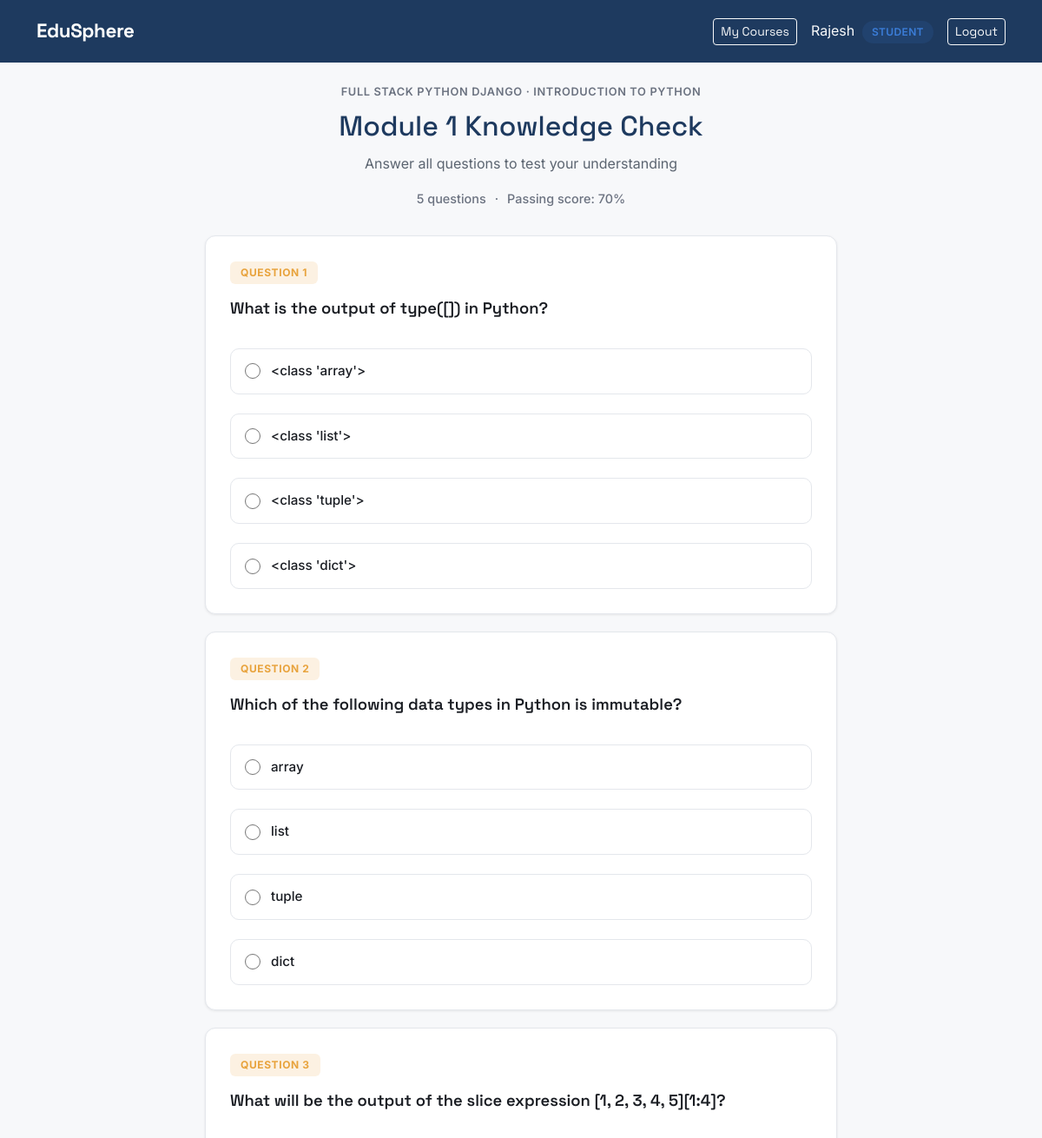
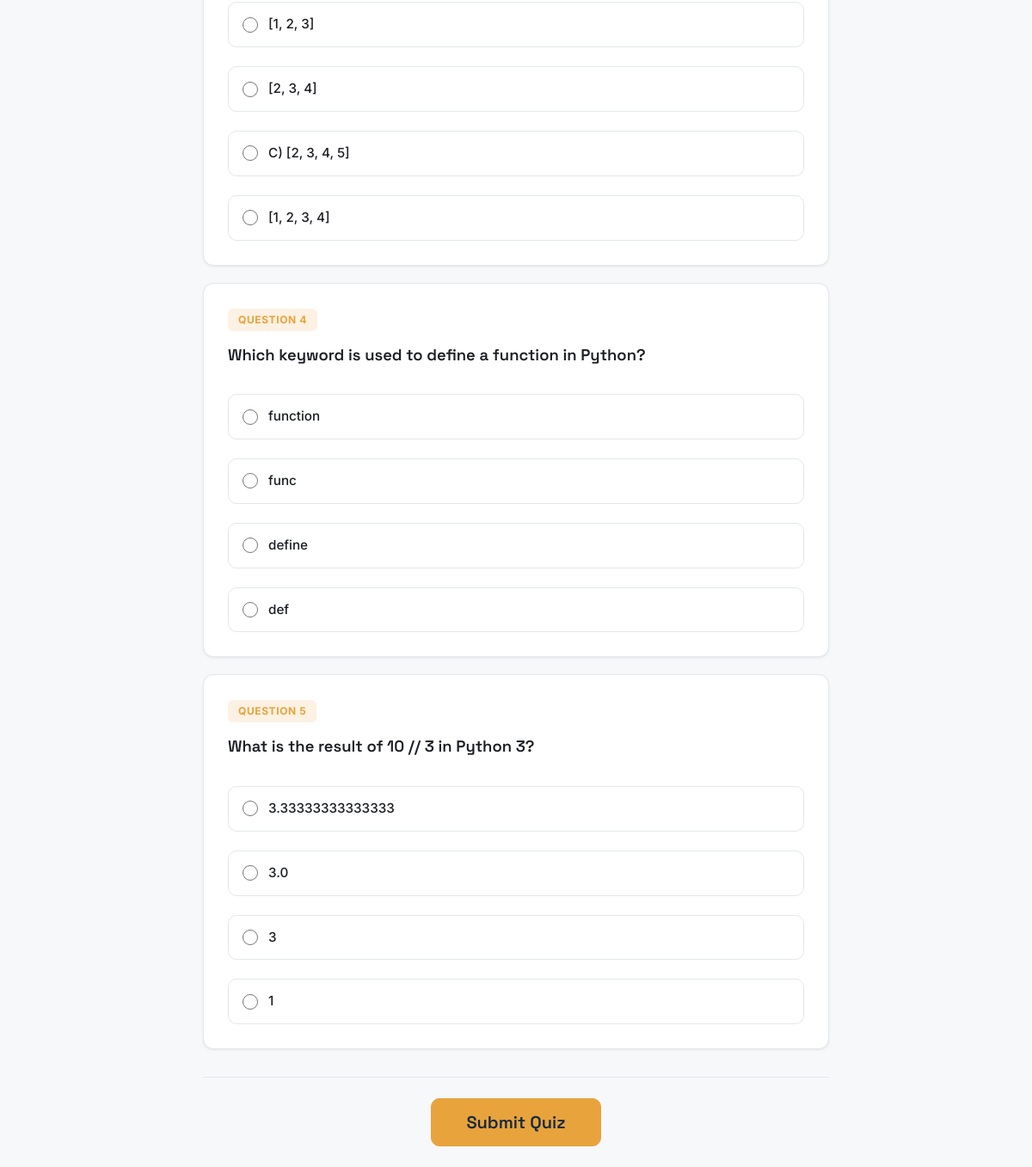
Screenshot of /quizzes/module/4/ (signed in) with the database file from the repository (2 pictures, top to bottom).
### accounts/models.py (models this page shows, shortened)
class CustomUser(AbstractUser):
    class Role(models.TextChoices):
        STUDENT = "student", "Student"
        INSTRUCTOR = "instructor", "Instructor"
        ADMIN = "admin", "Admin"
    username = None
    email = models.EmailField(unique=True)
    role = models.CharField(max_length=20, choices=Role.choices, default=Role.STUDENT)
    profile_picture = models.ImageField(upload_to="profile_pics/", blank=True, null=True)
    bio = models.TextField(blank=True)
    created_at = models.DateTimeField(auto_now_add=True)
    USERNAME_FIELD = "email"
    REQUIRED_FIELDS = []
    objects = CustomUserManager()

### courses/models.py (models this page shows, shortened)
class Module(models.Model):
    course = models.ForeignKey(Course, on_delete=models.CASCADE, related_name="modules")
    title = models.CharField(max_length=200)
    order = models.PositiveIntegerField(default=0)
    class Meta:
        ordering = ['order']

class Course(models.Model):
    class Level(models.TextChoices):
        BEGINNER = "beginner", "Beginner"
        INTERMEDIATE = "intermediate", "Intermediate"
        ADVANCED = "advanced", "Advanced"
    instructor = models.ForeignKey(
        settings.AUTH_USER_MODEL,
        on_delete=models.CASCADE,
        related_name="courses",
        limit_choices_to={'role': 'instructor'}
    )
    category = models.ForeignKey(Category, on_delete=models.SET_NULL, null=True, related_name="courses")
    title = models.CharField(max_length=200)
    slug = models.SlugField(unique=True, blank=True)
    description = models.TextField()
    thumbnail = models.ImageField(upload_to="course_thumbnails/", blank=True, null=True)
    level = models.CharField(max_length=20, choices=Level.choices, default=Level.BEGINNER)
    price = models.DecimalField(max_digits=8, decimal_places=2, default=0)
    is_published = models.BooleanField(default=False)
    created_at = models.DateTimeField(auto_now_add=True)
    updated_at = models.DateTimeField(auto_now=True)
    class Meta:
        ordering = ['-created_at']

### quizzes/models.py (models this page shows, shortened)
class Quiz(models.Model):
    module = models.OneToOneField(
        Module,
        on_delete=models.CASCADE,
        related_name='quiz'
    )
    title = models.CharField(max_length=200)
    instructions = models.TextField(blank=True)
    passing_score = models.PositiveIntegerField(
        default=70,
        help_text="Minimum percentage required to pass"
    )
    created_at = models.DateTimeField(auto_now_add=True)
    class Meta:
        ordering = ['module']

class Question(models.Model):
    quiz = models.ForeignKey(
        Quiz,
        on_delete=models.CASCADE,
        related_name='questions'
    )
    text = models.CharField(max_length=500)
    order = models.PositiveIntegerField(default=0)
    class Meta:
        ordering = ['order']

class Choice(models.Model):
    question = models.ForeignKey(
        Question,
        on_delete=models.CASCADE,
        related_name='choices'
    )
    text = models.CharField(max_length=300)
    is_correct = models.BooleanField(default=False)

### quizzes/views.py (the view)
# urls.py: path('module/<int:module_id>/', views.quiz_detail_view, name='quiz_detail'),
@login_required
def quiz_detail_view(request, module_id):
    module, quiz = _get_quiz_or_404(module_id)
    if not _student_is_enrolled(request.user, module):
        messages.error(request, "You must be enrolled in this course to take the quiz.")
        return redirect('courses:course_detail', slug=module.course.slug)
    questions = quiz.questions.prefetch_related('choices').all()
    context = {
        'quiz': quiz,
        'module': module,
        'questions': questions,
    }
    return render(request, 'quizzes/quiz_detail.html', context)

### quizzes/views.py (called while the page is built)
def _get_quiz_or_404(module_id):
    module = get_object_or_404(Module, id=module_id)
    quiz = get_object_or_404(Quiz, module=module)
    return module, quiz

def _student_is_enrolled(user, module):
    return Enrollment.objects.filter(
        student=user,
        course=module.course
    ).exists()

### quizzes/templates/quizzes/quiz_detail.html (shortened to what this page needs)
{% extends 'base.html' %}
{% load static %}
{% block content %}
<div class="quiz-page">
    <div class="container">
        <div class="quiz-header">
            <span class="quiz-eyebrow">{{ module.course.title }} · {{ module.title }}</span>
            <h1>{{ quiz.title }}</h1>
            {% if quiz.instructions %}
            <p class="quiz-instructions">{{ quiz.instructions }}</p>
            {% endif %}
            <div class="quiz-meta-bar">
                <span>{{ questions|length }} question{{ questions|length|pluralize }}</span>
                <span>·</span>
                <span>Passing score: {{ quiz.passing_score }}%</span>
            </div>
        </div>
        <form method="post" action="{% url 'quizzes:submit_quiz' module.id %}" class="quiz-form">
            {% for question in questions %}
            <div class="quiz-question-card">
                <div class="quiz-question-number">Question {{ forloop.counter }}</div>
                <p class="quiz-question-text">{{ question.text }}</p>
                <div class="quiz-choices">
                    {% for choice in question.choices.all %}
                    <label class="quiz-choice-option">
                        <input type="radio"
                               name="question_{{ question.id }}"
                               value="{{ choice.id }}"
                               required>
                        <span class="quiz-choice-text">{{ choice.text }}</span>
                    </label>
                    {% endfor %}
                </div>
            </div>
            {% endfor %}
            <div class="quiz-submit-bar">
                <button type="submit" class="btn btn-accent btn-lg">Submit Quiz</button>
            </div>
        </form>
    </div>
</div>
{% endblock %}

### templates/base.html (shortened to what this page needs)
{% load static %}
<!DOCTYPE html>
<html lang="en">
<head>
    <link href="https://cdn.jsdelivr.net/npm/bootstrap@5.3.3/dist/css/bootstrap.min.css" rel="stylesheet">
    <link href="{% static 'css/custom.css' %}" rel="stylesheet">
</head>
<body>
    <nav class="navbar navbar-expand-lg navbar-dark">
        <div class="container">
            <a class="navbar-brand" href="{% url 'home' %}">EduSphere</a>
            <div class="ms-auto d-flex align-items-center">
                {% if user.is_authenticated %}
                {% if user.role == 'student' %}
                <a href="{% url 'enrollments:my_courses' %}" class="btn btn-outline-light btn-sm me-3">My Courses</a>
                {% endif %}
                <span class="text-light me-3">
                    {{ user.first_name }}
                    <span class="role-badge {{ user.role }} ms-1">{{ user.role }}</span>
                </span>
                <a href="{% url 'accounts:logout' %}" class="btn btn-outline-light btn-sm">Logout</a>
                {% else %}
                <a href="{% url 'accounts:login' %}" class="btn btn-outline-light btn-sm me-2">Login</a>
                <a href="{% url 'accounts:register_choice' %}" class="btn btn-accent btn-sm">Sign Up</a>
                {% endif %}
            </div>
        </div>
    </nav>
    {% block content %}
    {% endblock %}
</body>
</html>

### static/css/custom.css (style rules this page uses)
:root { --ink: #1E3A5F; --ink-dark: #16293F; --amber: #E8A33D; --amber-dark: #CC8A28; --bg: #F7F8FA; --surface: #FFFFFF; --text: #1A1D23; --text-muted: #5B6470; --border: #E4E7EC; --student: #3B7DD8; --instructor: #C6702B; --radius: 10px; }
body { background-color: var(--bg); color: var(--text); font-family: 'Inter', sans-serif; }
h1, h2, h3, h4, .navbar-brand, .btn { font-family: 'Space Grotesk', sans-serif; }
.navbar { background-color: var(--ink) !important; padding: 0.9rem 0; }
.navbar-brand { font-weight: 700; font-size: 1.4rem; letter-spacing: -0.02em; }
.btn-accent { background-color: var(--amber); border-color: var(--amber); color: var(--ink-dark); font-weight: 600; border-radius: var(--radius); }
.role-badge { display: inline-block; font-size: 0.75rem; font-weight: 600; padding: 0.25rem 0.7rem; border-radius: 20px; text-transform: uppercase; letter-spacing: 0.03em; }
.role-badge.student { background-color: rgba(59,125,216,0.12); color: var(--student); }
label { font-weight: 500; font-size: 0.9rem; color: var(--text-muted); margin-top: 0.75rem; }
.quiz-page { max-width: 800px; margin: 0 auto; padding: 24px; }
.quiz-header { text-align: center; margin-bottom: 32px; }
.quiz-eyebrow { display: block; font-size: 0.8rem; font-weight: 600; color: #6b7280; text-transform: uppercase; letter-spacing: 0.05em; margin-bottom: 10px; }
.quiz-header h1 { font-family: 'Space Grotesk', sans-serif; color: #1E3A5F; font-size: 2rem; margin-bottom: 12px; }
.quiz-instructions { color: #5B6470; max-width: 520px; margin: 0 auto 16px; line-height: 1.6; }
.quiz-meta-bar { display: flex; justify-content: center; gap: 10px; font-size: 0.9rem; color: #6b7280; font-weight: 500; }
.quiz-question-card { background: #fff; border-radius: 12px; padding: 28px; margin-bottom: 20px; box-shadow: 0 1px 3px rgba(0,0,0,0.08); border: 1px solid #E4E7EC; }
.quiz-question-number { display: inline-block; background-color: rgba(232, 163, 61, 0.15); color: #E8A33D; padding: 4px 12px; border-radius: 6px; font-size: 0.75rem; font-weight: 700; text-transform: uppercase; letter-spacing: 0.05em; margin-bottom: 14px; }
.quiz-question-text { font-family: 'Space Grotesk', sans-serif; font-size: 1.15rem; font-weight: 600; color: #1A1D23; margin-bottom: 20px; }
.quiz-choices { display: flex; flex-direction: column; gap: 10px; }
.quiz-choice-option { display: flex; align-items: center; gap: 12px; padding: 14px 16px; border: 1.5px solid #E4E7EC; border-radius: 10px; cursor: pointer; transition: border-color 0.15s ease, background-color 0.15s ease; }
.quiz-choice-option input[type="radio"] { accent-color: #1E3A5F; width: 18px; height: 18px; flex-shrink: 0; }
.quiz-choice-text { font-size: 0.95rem; color: #1A1D23; }
.quiz-submit-bar { text-align: center; margin-top: 32px; padding-top: 24px; border-top: 1px solid #E4E7EC; }
.quiz-submit-bar .btn { padding: 12px 40px; }

### rows the page displays
CustomUser: first_name "Rajesh", role "STUDENT"
Module: course "FULL STACK PYTHON DJANGO", title "INTRODUCTION TO PYTHON"
Quiz: title "Module 1 Knowledge Check", instructions "Answer all questions to test your understanding", passing_score "70"
Question: text "What is the output of type([]) in Python?"
Choice: text "<class 'array'>"
Choice: text "<class 'list'>"
Choice: text "<class 'tuple'>"
Choice: text "<class 'dict'>"
Question: text "Which of the following data types in Python is immutable?"
Choice: text "array"
Choice: text "list"
Choice: text "tuple"
Choice: text "dict"
Question: text "What will be the output of the slice expression [1, 2, 3, 4, 5][1:4]?"
Choice: text "[1, 2, 3]"
Choice: text "[2, 3, 4]"
Choice: text "C) [2, 3, 4, 5]"
Choice: text "[1, 2, 3, 4]"
Question: text "Which keyword is used to define a function in Python?"
Choice: text "function"
Choice: text "func"
Choice: text "define"
Choice: text "def"
Question: text "What is the result of 10 // 3 in Python 3?"
Choice: text "3.33333333333333"
Choice: text "3.0"
Choice: text "3"
Choice: text "1"

### other values shown
{{ questions|length }} "5"
